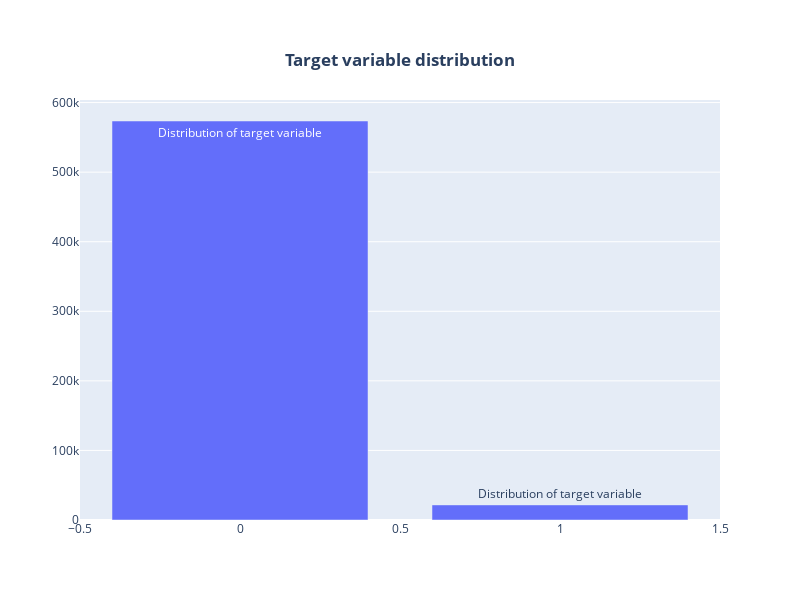

Notebook code cell kept with this figure:
### Markdown cell above
### Target variable inspection
  
Another standard check normally conducted on the data is with regards to our target variable, where in this case, the column is conveniently titled "target". The target value also comes by the moniker of class/label/correct answer and is used in supervised learning models along with the corresponding data that is given (in our case all our train data except the id column) to learn the function that best maps the data to our target in the hope that this learned function can generalize and predict well with new unseen data.  
  
### DeepL 번역
데이터에 대해 일반적으로 수행되는 또 다른 표준 검사는 목표 변수와 관련된 것으로, 이 경우 열의 제목은 "목표"로 지정됩니다. 목표 값은 클래스/라벨/정답이라는 이름으로도 불리며, 지도 학습 모델에서 주어진 해당 데이터(이 경우 ID 열을 제외한 모든 훈련 데이터)와 함께 데이터를 목표에 가장 잘 매핑하는 함수를 학습하는 데 사용되며, 이렇게 학습된 함수가 보이지 않는 새로운 데이터로 일반화 및 예측을 잘 수행할 수 있기를 기대합니다.

### Code cell
data = [go.Bar(
    x = train['target'].value_counts().index.values,
    y = train['target'].value_counts().values,
    text = 'Distribution of target variable'
)]
# (참고)Python Figure Reference: layout: https://plotly.com/python/reference/layout/
layout = go.Layout(title='<b>Target variable distribution</b>', width=800,height=600)
fig = go.Figure(data=data, layout=layout)
# layout을 미리 줄 수도 있고 fig에서 update도 가능
fig.update_layout(title_x = 0.5,
                 title_y = 0.9,
                 title_xanchor = "center",
                 title_yanchor = "middle")
py.iplot(fig, filename='basic-bar')

### Figure 1 — Plotly figure (JSON) as saved in the notebook; plotly's stock layout.template omitted (floating-point values rounded to 4 significant figures)
{"data": [{"text": "Distribution of target variable", "type": "bar", "x": [0, 1], "y": [573518, 21694]}], "layout": {"height": 600, "title": {"text": "<b>Target variable distribution</b>", "x": 0.5, "xanchor": "center", "y": 0.9, "yanchor": "middle"}, "width": 800}}
